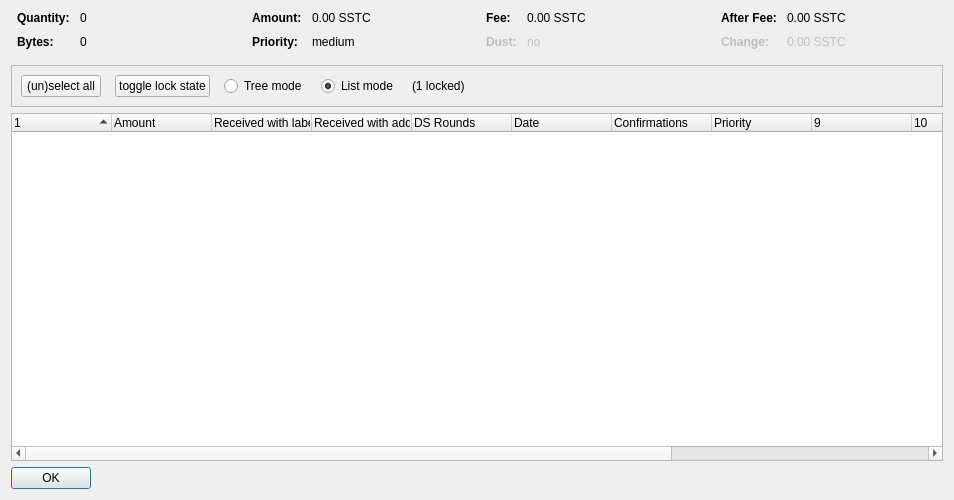
<?xml version="1.0" encoding="UTF-8"?>
<ui version="4.0">
 <class>CoinControlDialog</class>
 <widget class="QDialog" name="CoinControlDialog">
  <property name="geometry">
   <rect>
    <x>0</x>
    <y>0</y>
    <width>954</width>
    <height>500</height>
   </rect>
  </property>
  <property name="windowTitle">
   <string>Coin Selection</string>
  </property>
  <layout class="QVBoxLayout" name="verticalLayout">
   <item>
    <layout class="QHBoxLayout" name="horizontalLayoutTop" stretch="0,0,0,0">
     <property name="topMargin">
      <number>0</number>
     </property>
     <property name="bottomMargin">
      <number>10</number>
     </property>
     <item>
      <layout class="QFormLayout" name="formLayoutCoinControl1">
       <property name="horizontalSpacing">
        <number>10</number>
       </property>
       <property name="verticalSpacing">
        <number>10</number>
       </property>
       <property name="leftMargin">
        <number>6</number>
       </property>
       <property name="rightMargin">
        <number>6</number>
       </property>
       <item row="0" column="0">
        <widget class="QLabel" name="labelCoinControlQuantityText">
         <property name="font">
          <font>
           <weight>75</weight>
           <bold>true</bold>
          </font>
         </property>
         <property name="text">
          <string>Quantity:</string>
         </property>
        </widget>
       </item>
       <item row="0" column="1">
        <widget class="QLabel" name="labelCoinControlQuantity">
         <property name="cursor">
          <cursorShape>IBeamCursor</cursorShape>
         </property>
         <property name="contextMenuPolicy">
          <enum>Qt::ActionsContextMenu</enum>
         </property>
         <property name="text">
          <string notr="true">0</string>
         </property>
         <property name="textInteractionFlags">
          <set>Qt::LinksAccessibleByMouse|Qt::TextSelectableByKeyboard|Qt::TextSelectableByMouse</set>
         </property>
        </widget>
       </item>
       <item row="1" column="0">
        <widget class="QLabel" name="labelCoinControlBytesText">
         <property name="font">
          <font>
           <weight>75</weight>
           <bold>true</bold>
          </font>
         </property>
         <property name="text">
          <string>Bytes:</string>
         </property>
        </widget>
       </item>
       <item row="1" column="1">
        <widget class="QLabel" name="labelCoinControlBytes">
         <property name="cursor">
          <cursorShape>IBeamCursor</cursorShape>
         </property>
         <property name="contextMenuPolicy">
          <enum>Qt::ActionsContextMenu</enum>
         </property>
         <property name="text">
          <string notr="true">0</string>
         </property>
         <property name="textInteractionFlags">
          <set>Qt::LinksAccessibleByMouse|Qt::TextSelectableByKeyboard|Qt::TextSelectableByMouse</set>
         </property>
        </widget>
       </item>
      </layout>
     </item>
     <item>
      <layout class="QFormLayout" name="formLayoutCoinControl2">
       <property name="horizontalSpacing">
        <number>10</number>
       </property>
       <property name="verticalSpacing">
        <number>10</number>
       </property>
       <property name="leftMargin">
        <number>6</number>
       </property>
       <property name="rightMargin">
        <number>6</number>
       </property>
       <item row="0" column="0">
        <widget class="QLabel" name="labelCoinControlAmountText">
         <property name="font">
          <font>
           <weight>75</weight>
           <bold>true</bold>
          </font>
         </property>
         <property name="text">
          <string>Amount:</string>
         </property>
        </widget>
       </item>
       <item row="0" column="1">
        <widget class="QLabel" name="labelCoinControlAmount">
         <property name="cursor">
          <cursorShape>IBeamCursor</cursorShape>
         </property>
         <property name="contextMenuPolicy">
          <enum>Qt::ActionsContextMenu</enum>
         </property>
         <property name="text">
          <string notr="true">0.00 SSTC</string>
         </property>
         <property name="textInteractionFlags">
          <set>Qt::LinksAccessibleByMouse|Qt::TextSelectableByKeyboard|Qt::TextSelectableByMouse</set>
         </property>
        </widget>
       </item>
       <item row="1" column="0">
        <widget class="QLabel" name="labelCoinControlPriorityText">
         <property name="font">
          <font>
           <weight>75</weight>
           <bold>true</bold>
          </font>
         </property>
         <property name="text">
          <string>Priority:</string>
         </property>
        </widget>
       </item>
       <item row="1" column="1">
        <widget class="QLabel" name="labelCoinControlPriority">
         <property name="cursor">
          <cursorShape>IBeamCursor</cursorShape>
         </property>
         <property name="contextMenuPolicy">
          <enum>Qt::ActionsContextMenu</enum>
         </property>
         <property name="text">
          <string>medium</string>
         </property>
         <property name="textInteractionFlags">
          <set>Qt::LinksAccessibleByMouse|Qt::TextSelectableByKeyboard|Qt::TextSelectableByMouse</set>
         </property>
        </widget>
       </item>
      </layout>
     </item>
     <item>
      <layout class="QFormLayout" name="formLayoutCoinControl3">
       <property name="horizontalSpacing">
        <number>10</number>
       </property>
       <property name="verticalSpacing">
        <number>10</number>
       </property>
       <property name="leftMargin">
        <number>6</number>
       </property>
       <property name="rightMargin">
        <number>6</number>
       </property>
       <item row="0" column="0">
        <widget class="QLabel" name="labelCoinControlFeeText">
         <property name="font">
          <font>
           <weight>75</weight>
           <bold>true</bold>
          </font>
         </property>
         <property name="text">
          <string>Fee:</string>
         </property>
        </widget>
       </item>
       <item row="0" column="1">
        <widget class="QLabel" name="labelCoinControlFee">
         <property name="cursor">
          <cursorShape>IBeamCursor</cursorShape>
         </property>
         <property name="contextMenuPolicy">
          <enum>Qt::ActionsContextMenu</enum>
         </property>
         <property name="text">
          <string notr="true">0.00 SSTC</string>
         </property>
         <property name="textInteractionFlags">
          <set>Qt::LinksAccessibleByMouse|Qt::TextSelectableByKeyboard|Qt::TextSelectableByMouse</set>
         </property>
        </widget>
       </item>
       <item row="1" column="0">
        <widget class="QLabel" name="labelCoinControlLowOutputText">
         <property name="enabled">
          <bool>false</bool>
         </property>
         <property name="font">
          <font>
           <weight>75</weight>
           <bold>true</bold>
          </font>
         </property>
         <property name="text">
          <string>Dust:</string>
         </property>
        </widget>
       </item>
       <item row="1" column="1">
        <widget class="QLabel" name="labelCoinControlLowOutput">
         <property name="enabled">
          <bool>false</bool>
         </property>
         <property name="cursor">
          <cursorShape>IBeamCursor</cursorShape>
         </property>
         <property name="contextMenuPolicy">
          <enum>Qt::ActionsContextMenu</enum>
         </property>
         <property name="text">
          <string>no</string>
         </property>
         <property name="textInteractionFlags">
          <set>Qt::LinksAccessibleByMouse|Qt::TextSelectableByKeyboard|Qt::TextSelectableByMouse</set>
         </property>
        </widget>
       </item>
      </layout>
     </item>
     <item>
      <layout class="QFormLayout" name="formLayoutCoinControl4">
       <property name="horizontalSpacing">
        <number>10</number>
       </property>
       <property name="verticalSpacing">
        <number>10</number>
       </property>
       <property name="leftMargin">
        <number>6</number>
       </property>
       <property name="rightMargin">
        <number>6</number>
       </property>
       <item row="0" column="0">
        <widget class="QLabel" name="labelCoinControlAfterFeeText">
         <property name="font">
          <font>
           <weight>75</weight>
           <bold>true</bold>
          </font>
         </property>
         <property name="text">
          <string>After Fee:</string>
         </property>
        </widget>
       </item>
       <item row="0" column="1">
        <widget class="QLabel" name="labelCoinControlAfterFee">
         <property name="cursor">
          <cursorShape>IBeamCursor</cursorShape>
         </property>
         <property name="contextMenuPolicy">
          <enum>Qt::ActionsContextMenu</enum>
         </property>
         <property name="text">
          <string notr="true">0.00 SSTC</string>
         </property>
         <property name="textInteractionFlags">
          <set>Qt::LinksAccessibleByMouse|Qt::TextSelectableByKeyboard|Qt::TextSelectableByMouse</set>
         </property>
        </widget>
       </item>
       <item row="1" column="0">
        <widget class="QLabel" name="labelCoinControlChangeText">
         <property name="enabled">
          <bool>false</bool>
         </property>
         <property name="font">
          <font>
           <weight>75</weight>
           <bold>true</bold>
          </font>
         </property>
         <property name="text">
          <string>Change:</string>
         </property>
        </widget>
       </item>
       <item row="1" column="1">
        <widget class="QLabel" name="labelCoinControlChange">
         <property name="enabled">
          <bool>false</bool>
         </property>
         <property name="cursor">
          <cursorShape>IBeamCursor</cursorShape>
         </property>
         <property name="contextMenuPolicy">
          <enum>Qt::ActionsContextMenu</enum>
         </property>
         <property name="text">
          <string notr="true">0.00 SSTC</string>
         </property>
         <property name="textInteractionFlags">
          <set>Qt::LinksAccessibleByMouse|Qt::TextSelectableByKeyboard|Qt::TextSelectableByMouse</set>
         </property>
        </widget>
       </item>
      </layout>
     </item>
    </layout>
   </item>
   <item>
    <widget class="QFrame" name="frame">
     <property name="minimumSize">
      <size>
       <width>0</width>
       <height>40</height>
      </size>
     </property>
     <property name="frameShape">
      <enum>QFrame::StyledPanel</enum>
     </property>
     <property name="frameShadow">
      <enum>QFrame::Sunken</enum>
     </property>
     <layout class="QHBoxLayout" name="horizontalLayout">
      <item>
       <layout class="QHBoxLayout" name="horizontalLayoutPanel" stretch="0,0,0,0,0,0">
        <property name="spacing">
         <number>14</number>
        </property>
        <item>
         <widget class="QPushButton" name="pushButtonSelectAll">
          <property name="sizePolicy">
           <sizepolicy hsizetype="Maximum" vsizetype="Fixed">
            <horstretch>0</horstretch>
            <verstretch>0</verstretch>
           </sizepolicy>
          </property>
          <property name="text">
           <string>(un)select all</string>
          </property>
          <property name="autoDefault">
           <bool>false</bool>
          </property>
         </widget>
        </item>
        <item>
         <widget class="QPushButton" name="pushButtonToggleLock">
          <property name="sizePolicy">
           <sizepolicy hsizetype="Maximum" vsizetype="Fixed">
            <horstretch>0</horstretch>
            <verstretch>0</verstretch>
           </sizepolicy>
          </property>
          <property name="text">
           <string>toggle lock state</string>
          </property>
          <property name="autoDefault">
           <bool>false</bool>
          </property>
         </widget>
        </item>
        <item>
         <widget class="QRadioButton" name="radioTreeMode">
          <property name="sizePolicy">
           <sizepolicy hsizetype="Maximum" vsizetype="Fixed">
            <horstretch>0</horstretch>
            <verstretch>0</verstretch>
           </sizepolicy>
          </property>
          <property name="text">
           <string>Tree mode</string>
          </property>
         </widget>
        </item>
        <item>
         <widget class="QRadioButton" name="radioListMode">
          <property name="sizePolicy">
           <sizepolicy hsizetype="Maximum" vsizetype="Fixed">
            <horstretch>0</horstretch>
            <verstretch>0</verstretch>
           </sizepolicy>
          </property>
          <property name="text">
           <string>List mode</string>
          </property>
          <property name="checked">
           <bool>true</bool>
          </property>
         </widget>
        </item>
        <item>
         <widget class="QLabel" name="labelLocked">
          <property name="text">
           <string>(1 locked)</string>
          </property>
         </widget>
        </item>
        <item>
         <spacer name="horizontalSpacer">
          <property name="orientation">
           <enum>Qt::Horizontal</enum>
          </property>
          <property name="sizeHint" stdset="0">
           <size>
            <width>40</width>
            <height>20</height>
           </size>
          </property>
         </spacer>
        </item>
       </layout>
      </item>
     </layout>
    </widget>
   </item>
   <item>
    <widget class="CoinControlTreeWidget" name="treeWidget">
     <property name="contextMenuPolicy">
      <enum>Qt::CustomContextMenu</enum>
     </property>
     <property name="sortingEnabled">
      <bool>false</bool>
     </property>
     <property name="columnCount">
      <number>13</number>
     </property>
     <attribute name="headerShowSortIndicator" stdset="0">
      <bool>true</bool>
     </attribute>
     <attribute name="headerStretchLastSection">
      <bool>false</bool>
     </attribute>
     <column>
      <property name="text">
       <string/>
      </property>
     </column>
     <column>
      <property name="text">
       <string>Amount</string>
      </property>
     </column>
     <column>
      <property name="text">
       <string>Received with label</string>
      </property>
     </column>
     <column>
      <property name="text">
       <string>Received with address</string>
      </property>
     </column>
     <column>
      <property name="text">
       <string>DS Rounds</string>
      </property>
     </column>
     <column>
      <property name="text">
       <string>Date</string>
      </property>
     </column>
     <column>
      <property name="text">
       <string>Confirmations</string>
      </property>
      <property name="toolTip">
       <string>Confirmed</string>
      </property>
     </column>
     <column>
      <property name="text">
       <string>Priority</string>
      </property>
     </column>
     <column>
      <property name="text">
       <string/>
      </property>
     </column>
     <column>
      <property name="text">
       <string/>
      </property>
     </column>
     <column>
      <property name="text">
       <string/>
      </property>
     </column>
     <column>
      <property name="text">
       <string/>
      </property>
     </column>
     <column>
      <property name="text">
       <string/>
      </property>
     </column>
    </widget>
   </item>
   <item>
    <widget class="QDialogButtonBox" name="buttonBox">
     <property name="sizePolicy">
      <sizepolicy hsizetype="Maximum" vsizetype="Fixed">
       <horstretch>0</horstretch>
       <verstretch>0</verstretch>
      </sizepolicy>
     </property>
     <property name="orientation">
      <enum>Qt::Horizontal</enum>
     </property>
     <property name="standardButtons">
      <set>QDialogButtonBox::Ok</set>
     </property>
    </widget>
   </item>
  </layout>
 </widget>
 <customwidgets>
  <customwidget>
   <class>CoinControlTreeWidget</class>
   <extends>QTreeWidget</extends>
   <header>coincontroltreewidget.h</header>
  </customwidget>
 </customwidgets>
 <resources/>
 <connections/>
</ui>
